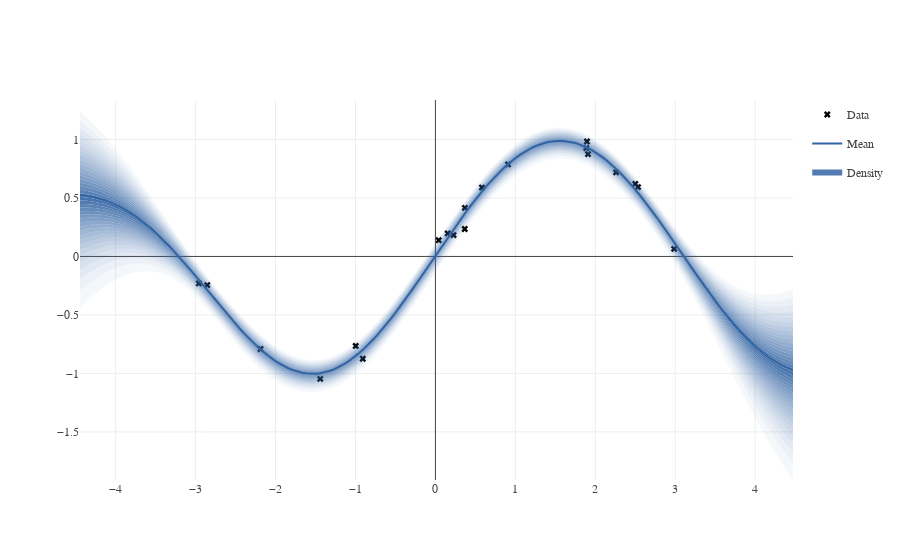

This figure's notebook cell:
### Markdown cell above
### New plotting of GPy 0.9 and later
The new plotting allows you to plot the density of a GP object more fine grained by plotting more percentiles of the distribution color coded by their opacity

### Code cell
display(m)
fig = m.plot(plot_density=True)
GPy.plotting.show(fig, filename='basic_gp_regression_density_notebook_optimized')

### Figure 1 — Plotly figure (JSON) as saved in the notebook; plotly's stock layout.template omitted (floating-point values rounded to 4 significant figures; data arrays with more than 128 entries replaced by an {"elided": "..."} marker saying what was removed)
{"data": [{"marker": {"color": "black", "symbol": "x"}, "mode": "markers", "name": "Data", "showlegend": true, "type": "scatter", "uid": "ea0b10a9-df0a-4169-878f-51e958239b98", "x": [0.9082, 1.887, 2.534, 2.5, 0.3666, -1.441, -0.9972, 2.987, 0.1536, 1.895, 0.5821, 0.04158, -0.9088, 0.2266, -2.96, 2.26, 0.3689, -2.854, 1.909, -2.188], "xaxis": "x", "y": [0.7864, 0.926, 0.593, 0.6207, 0.2344, -1.047, -0.7655, 0.06479, 0.1967, 0.9829, 0.589, 0.1387, -0.8748, 0.1828, -0.2311, 0.7192, 0.4155, -0.2451, 0.8746, -0.7913], "yaxis": "y"}, {"line": {"color": "#3465a4", "width": 2}, "mode": "lines", "name": "Mean", "showlegend": true, "type": "scatter", "uid": "0d486178-488d-43aa-a992-fb00810f6270", "x": {"elided": "200 float values"}, "xaxis": "x", "y": {"elided": "200 float values"}, "yaxis": "y"}, {"fill": "tonextx", "fillcolor": "rgba(52, 101, 164, 0.0)", "hoverinfo": "none", "legendgroup": "density", "line": {"color": "rgba(52, 101, 164, 0.0)", "smoothing": 0, "width": 1}, "mode": "none", "showlegend": false, "type": "scatter", "uid": "989d1da0-8a68-44ea-bb65-4f8c7c249d65", "x": {"elided": "200 float values"}, "xaxis": "x", "y": {"elided": "200 float values"}, "yaxis": "y"}, {"fill": "tonextx", "fillcolor": "rgba(52, 101, 164, 0.047368421052631525)", "hoverinfo": "none", "legendgroup": "density", "line": {"color": "rgba(52, 101, 164, 0.047368421052631525)", "smoothing": 0, "width": 1}, "mode": "none", "showlegend": false, "type": "scatter", "uid": "d36de739-c698-412b-8b3b-c6910945a2ab", "x": {"elided": "200 float values"}, "xaxis": "x", "y": {"elided": "200 float values"}, "yaxis": "y"}, {"fill": "tonextx", "fillcolor": "rgba(52, 101, 164, 0.09473684210526316)", "hoverinfo": "none", "legendgroup": "density", "line": {"color": "rgba(52, 101, 164, 0.09473684210526316)", "smoothing": 0, "width": 1}, "mode": "none", "showlegend": false, "type": "scatter", "uid": "3b24654c-b8df-4fb3-975d-db1061725bb8", "x": {"elided": "200 float values"}, "xaxis": "x", "y": {"elided": "200 float values"}, "yaxis": "y"}, {"fill": "tonextx", "fillcolor": "rgba(52, 101, 164, 0.1421052631578948)", "hoverinfo": "none", "legendgroup": "density", "line": {"color": "rgba(52, 101, 164, 0.1421052631578948)", "smoothing": 0, "width": 1}, "mode": "none", "showlegend": false, "type": "scatter", "uid": "971ae81e-d6f3-407a-8d2b-42b2dcd10299", "x": {"elided": "200 float values"}, "xaxis": "x", "y": {"elided": "200 float values"}, "yaxis": "y"}, {"fill": "tonextx", "fillcolor": "rgba(52, 101, 164, 0.18947368421052632)", "hoverinfo": "none", "legendgroup": "density", "line": {"color": "rgba(52, 101, 164, 0.18947368421052632)", "smoothing": 0, "width": 1}, "mode": "none", "showlegend": false, "type": "scatter", "uid": "cae35ed2-caca-4f78-83fb-630d78777200", "x": {"elided": "200 float values"}, "xaxis": "x", "y": {"elided": "200 float values"}, "yaxis": "y"}, {"fill": "tonextx", "fillcolor": "rgba(52, 101, 164, 0.23684210526315783)", "hoverinfo": "none", "legendgroup": "density", "line": {"color": "rgba(52, 101, 164, 0.23684210526315783)", "smoothing": 0, "width": 1}, "mode": "none", "showlegend": false, "type": "scatter", "uid": "23cc4980-67b6-4a29-a839-305dec390d80", "x": {"elided": "200 float values"}, "xaxis": "x", "y": {"elided": "200 float values"}, "yaxis": "y"}, {"fill": "tonextx", "fillcolor": "rgba(52, 101, 164, 0.28421052631578947)", "hoverinfo": "none", "legendgroup": "density", "line": {"color": "rgba(52, 101, 164, 0.28421052631578947)", "smoothing": 0, "width": 1}, "mode": "none", "showlegend": false, "type": "scatter", "uid": "b0ec2289-e3f9-4083-a3d8-7839e9c6db2c", "x": {"elided": "200 float values"}, "xaxis": "x", "y": {"elided": "200 float values"}, "yaxis": "y"}, {"fill": "tonextx", "fillcolor": "rgba(52, 101, 164, 0.3315789473684211)", "hoverinfo": "none", "legendgroup": "density", "line": {"color": "rgba(52, 101, 164, 0.3315789473684211)", "smoothing": 0, "width": 1}, "mode": "none", "showlegend": false, "type": "scatter", "uid": "7d074bc9-3b61-4af3-92ea-396b81cdcd9c", "x": {"elided": "200 float values"}, "xaxis": "x", "y": {"elided": "200 float values"}, "yaxis": "y"}, {"fill": "tonextx", "fillcolor": "rgba(52, 101, 164, 0.37894736842105264)", "hoverinfo": "none", "legendgroup": "density", "line": {"color": "rgba(52, 101, 164, 0.37894736842105264)", "smoothing": 0, "width": 1}, "mode": "none", "showlegend": false, "type": "scatter", "uid": "82352a44-9496-4350-9707-dc0312bb850d", "x": {"elided": "200 float values"}, "xaxis": "x", "y": {"elided": "200 float values"}, "yaxis": "y"}, {"fill": "tonextx", "fillcolor": "rgba(52, 101, 164, 0.42631578947368415)", "hoverinfo": "none", "legendgroup": "density", "line": {"color": "rgba(52, 101, 164, 0.42631578947368415)", "smoothing": 0, "width": 1}, "mode": "none", "showlegend": false, "type": "scatter", "uid": "4902672d-14c0-4a66-b886-22be86055c85", "x": {"elided": "200 float values"}, "xaxis": "x", "y": {"elided": "200 float values"}, "yaxis": "y"}, {"fill": "tonextx", "fillcolor": "rgba(52, 101, 164, 0.47368421052631576)", "hoverinfo": "none", "legendgroup": "density", "line": {"color": "rgba(52, 101, 164, 0.47368421052631576)", "smoothing": 0, "width": 1}, "mode": "none", "showlegend": false, "type": "scatter", "uid": "4d9c9668-8517-4fa5-9041-d69e5da9ac67", "x": {"elided": "200 float values"}, "xaxis": "x", "y": {"elided": "200 float values"}, "yaxis": "y"}, {"fill": "tonextx", "fillcolor": "rgba(52, 101, 164, 0.5210526315789474)", "hoverinfo": "none", "legendgroup": "density", "line": {"color": "rgba(52, 101, 164, 0.5210526315789474)", "smoothing": 0, "width": 1}, "mode": "none", "showlegend": false, "type": "scatter", "uid": "0175e3d2-1a86-495d-8761-3201b3cdb9d6", "x": {"elided": "200 float values"}, "xaxis": "x", "y": {"elided": "200 float values"}, "yaxis": "y"}, {"fill": "tonextx", "fillcolor": "rgba(52, 101, 164, 0.5684210526315789)", "hoverinfo": "none", "legendgroup": "density", "line": {"color": "rgba(52, 101, 164, 0.5684210526315789)", "smoothing": 0, "width": 1}, "mode": "none", "showlegend": false, "type": "scatter", "uid": "6c90caed-8185-4ab5-8294-0a78dec3f807", "x": {"elided": "200 float values"}, "xaxis": "x", "y": {"elided": "200 float values"}, "yaxis": "y"}, {"fill": "tonextx", "fillcolor": "rgba(52, 101, 164, 0.6157894736842104)", "hoverinfo": "none", "legendgroup": "density", "line": {"color": "rgba(52, 101, 164, 0.6157894736842104)", "smoothing": 0, "width": 1}, "mode": "none", "showlegend": false, "type": "scatter", "uid": "9fb42211-7ab5-4188-9f83-c7b7e561ac0f", "x": {"elided": "200 float values"}, "xaxis": "x", "y": {"elided": "200 float values"}, "yaxis": "y"}, {"fill": "tonextx", "fillcolor": "rgba(52, 101, 164, 0.6631578947368421)", "hoverinfo": "none", "legendgroup": "density", "line": {"color": "rgba(52, 101, 164, 0.6631578947368421)", "smoothing": 0, "width": 1}, "mode": "none", "showlegend": false, "type": "scatter", "uid": "327d16b3-9a13-4ff8-9349-d425461c9001", "x": {"elided": "200 float values"}, "xaxis": "x", "y": {"elided": "200 float values"}, "yaxis": "y"}, {"fill": "tonextx", "fillcolor": "rgba(52, 101, 164, 0.7105263157894737)", "hoverinfo": "none", "legendgroup": "density", "line": {"color": "rgba(52, 101, 164, 0.7105263157894737)", "smoothing": 0, "width": 1}, "mode": "none", "showlegend": false, "type": "scatter", "uid": "f4eea3e2-8669-41f1-a6e5-969133c0996c", "x": {"elided": "200 float values"}, "xaxis": "x", "y": {"elided": "200 float values"}, "yaxis": "y"}, {"fill": "tonextx", "fillcolor": "rgba(52, 101, 164, 0.7578947368421053)", "hoverinfo": "none", "legendgroup": "density", "line": {"color": "rgba(52, 101, 164, 0.7578947368421053)", "smoothing": 0, "width": 1}, "mode": "none", "showlegend": false, "type": "scatter", "uid": "45e0c1d3-00ed-4ff4-8c61-8496d258ccef", "x": {"elided": "200 float values"}, "xaxis": "x", "y": {"elided": "200 float values"}, "yaxis": "y"}, {"fill": "tonextx", "fillcolor": "rgba(52, 101, 164, 0.8052631578947368)", "hoverinfo": "none", "legendgroup": "density", "line": {"color": "rgba(52, 101, 164, 0.8052631578947368)", "smoothing": 0, "width": 1}, "mode": "none", "showlegend": false, "type": "scatter", "uid": "23e6a088-40e8-4ade-8066-229182f3df8f", "x": {"elided": "200 float values"}, "xaxis": "x", "y": {"elided": "200 float values"}, "yaxis": "y"}, {"fill": "tonextx", "fillcolor": "rgba(52, 101, 164, 0.8526315789473684)", "hoverinfo": "none", "legendgroup": "density", "line": {"color": "rgba(52, 101, 164, 0.8526315789473684)", "smoothing": 0, "width": 1}, "mode": "none", "showlegend": false, "type": "scatter", "uid": "b75aa416-4846-413f-a010-8058e2c207cc", "x": {"elided": "200 float values"}, "xaxis": "x", "y": {"elided": "200 float values"}, "yaxis": "y"}, {"fill": "tonextx", "fillcolor": "rgba(52, 101, 164, 0.9)", "hoverinfo": "none", "legendgroup": "density", "line": {"color": "rgba(52, 101, 164, 0.9)", "smoothing": 0, "width": 1}, "mode": "none", "showlegend": false, "type": "scatter", "uid": "2e6bf88e-5f9c-4cff-9603-55a5e2d0f47e", "x": {"elided": "200 float values"}, "xaxis": "x", "y": {"elided": "200 float values"}, "yaxis": "y"}, {"fill": "tonextx", "fillcolor": "rgba(52, 101, 164, 0.8526315789473685)", "hoverinfo": "none", "legendgroup": "density", "line": {"smoothing": 0, "width": 0}, "mode": "none", "name": "Density", "showlegend": true, "type": "scatter", "uid": "0ee6197e-ce38-443e-88ba-fe86c5b84003", "x": {"elided": "200 float values"}, "xaxis": "x", "y": {"elided": "200 float values"}, "yaxis": "y"}, {"fill": "tonextx", "fillcolor": "rgba(52, 101, 164, 0.805263157894737)", "hoverinfo": "none", "legendgroup": "density", "line": {"color": "rgba(52, 101, 164, 0.805263157894737)", "smoothing": 0, "width": 1}, "mode": "none", "showlegend": false, "type": "scatter", "uid": "d962a64a-5c51-4256-86ee-f50ee06c9a14", "x": {"elided": "200 float values"}, "xaxis": "x", "y": {"elided": "200 float values"}, "yaxis": "y"}, {"fill": "tonextx", "fillcolor": "rgba(52, 101, 164, 0.7578947368421053)", "hoverinfo": "none", "legendgroup": "density", "line": {"color": "rgba(52, 101, 164, 0.7578947368421053)", "smoothing": 0, "width": 1}, "mode": "none", "showlegend": false, "type": "scatter", "uid": "97757d8f-de0a-4080-b5e9-ca2bb2f04a1d", "x": {"elided": "200 float values"}, "xaxis": "x", "y": {"elided": "200 float values"}, "yaxis": "y"}, {"fill": "tonextx", "fillcolor": "rgba(52, 101, 164, 0.7105263157894737)", "hoverinfo": "none", "legendgroup": "density", "line": {"color": "rgba(52, 101, 164, 0.7105263157894737)", "smoothing": 0, "width": 1}, "mode": "none", "showlegend": false, "type": "scatter", "uid": "ba6d6024-19cb-4e62-ac53-177044e6ae41", "x": {"elided": "200 float values"}, "xaxis": "x", "y": {"elided": "200 float values"}, "yaxis": "y"}, {"fill": "tonextx", "fillcolor": "rgba(52, 101, 164, 0.6631578947368422)", "hoverinfo": "none", "legendgroup": "density", "line": {"color": "rgba(52, 101, 164, 0.6631578947368422)", "smoothing": 0, "width": 1}, "mode": "none", "showlegend": false, "type": "scatter", "uid": "91f8962a-06bb-4346-8bac-9c64827e0979", "x": {"elided": "200 float values"}, "xaxis": "x", "y": {"elided": "200 float values"}, "yaxis": "y"}, {"fill": "tonextx", "fillcolor": "rgba(52, 101, 164, 0.6157894736842107)", "hoverinfo": "none", "legendgroup": "density", "line": {"color": "rgba(52, 101, 164, 0.6157894736842107)", "smoothing": 0, "width": 1}, "mode": "none", "showlegend": false, "type": "scatter", "uid": "538003d8-5672-4b1d-ba10-383ea9c4c5b0", "x": {"elided": "200 float values"}, "xaxis": "x", "y": {"elided": "200 float values"}, "yaxis": "y"}, {"fill": "tonextx", "fillcolor": "rgba(52, 101, 164, 0.5684210526315792)", "hoverinfo": "none", "legendgroup": "density", "line": {"color": "rgba(52, 101, 164, 0.5684210526315792)", "smoothing": 0, "width": 1}, "mode": "none", "showlegend": false, "type": "scatter", "uid": "31baa2a7-aacd-4020-9180-2de54efc2a39", "x": {"elided": "200 float values"}, "xaxis": "x", "y": {"elided": "200 float values"}, "yaxis": "y"}, {"fill": "tonextx", "fillcolor": "rgba(52, 101, 164, 0.5210526315789474)", "hoverinfo": "none", "legendgroup": "density", "line": {"color": "rgba(52, 101, 164, 0.5210526315789474)", "smoothing": 0, "width": 1}, "mode": "none", "showlegend": false, "type": "scatter", "uid": "ad77bd8b-e451-474c-a6bb-42a0221c6e14", "x": {"elided": "200 float values"}, "xaxis": "x", "y": {"elided": "200 float values"}, "yaxis": "y"}, {"fill": "tonextx", "fillcolor": "rgba(52, 101, 164, 0.4736842105263159)", "hoverinfo": "none", "legendgroup": "density", "line": {"color": "rgba(52, 101, 164, 0.4736842105263159)", "smoothing": 0, "width": 1}, "mode": "none", "showlegend": false, "type": "scatter", "uid": "1b7defbb-69ee-4433-91e6-b26e91596e21", "x": {"elided": "200 float values"}, "xaxis": "x", "y": {"elided": "200 float values"}, "yaxis": "y"}, {"fill": "tonextx", "fillcolor": "rgba(52, 101, 164, 0.42631578947368437)", "hoverinfo": "none", "legendgroup": "density", "line": {"color": "rgba(52, 101, 164, 0.42631578947368437)", "smoothing": 0, "width": 1}, "mode": "none", "showlegend": false, "type": "scatter", "uid": "f1b8e02d-341e-4f41-96a8-c10488d7f147", "x": {"elided": "200 float values"}, "xaxis": "x", "y": {"elided": "200 float values"}, "yaxis": "y"}, {"fill": "tonextx", "fillcolor": "rgba(52, 101, 164, 0.37894736842105264)", "hoverinfo": "none", "legendgroup": "density", "line": {"color": "rgba(52, 101, 164, 0.37894736842105264)", "smoothing": 0, "width": 1}, "mode": "none", "showlegend": false, "type": "scatter", "uid": "393accb1-a5ef-4a7c-b73c-c9714958ac19", "x": {"elided": "200 float values"}, "xaxis": "x", "y": {"elided": "200 float values"}, "yaxis": "y"}, {"fill": "tonextx", "fillcolor": "rgba(52, 101, 164, 0.3315789473684211)", "hoverinfo": "none", "legendgroup": "density", "line": {"color": "rgba(52, 101, 164, 0.3315789473684211)", "smoothing": 0, "width": 1}, "mode": "none", "showlegend": false, "type": "scatter", "uid": "47732aa1-34e2-447a-8dae-8b5b9fc3f0e5", "x": {"elided": "200 float values"}, "xaxis": "x", "y": {"elided": "200 float values"}, "yaxis": "y"}, {"fill": "tonextx", "fillcolor": "rgba(52, 101, 164, 0.2842105263157896)", "hoverinfo": "none", "legendgroup": "density", "line": {"color": "rgba(52, 101, 164, 0.2842105263157896)", "smoothing": 0, "width": 1}, "mode": "none", "showlegend": false, "type": "scatter", "uid": "300e8f2c-eb38-4558-92c4-e36cf7fbddc9", "x": {"elided": "200 float values"}, "xaxis": "x", "y": {"elided": "200 float values"}, "yaxis": "y"}, {"fill": "tonextx", "fillcolor": "rgba(52, 101, 164, 0.23684210526315805)", "hoverinfo": "none", "legendgroup": "density", "line": {"color": "rgba(52, 101, 164, 0.23684210526315805)", "smoothing": 0, "width": 1}, "mode": "none", "showlegend": false, "type": "scatter", "uid": "b76d7293-22dc-4223-a982-3a6aca98fa38", "x": {"elided": "200 float values"}, "xaxis": "x", "y": {"elided": "200 float values"}, "yaxis": "y"}, {"fill": "tonextx", "fillcolor": "rgba(52, 101, 164, 0.18947368421052652)", "hoverinfo": "none", "legendgroup": "density", "line": {"color": "rgba(52, 101, 164, 0.18947368421052652)", "smoothing": 0, "width": 1}, "mode": "none", "showlegend": false, "type": "scatter", "uid": "b7dd4bbc-deed-45c1-96fd-c496a5be1d03", "x": {"elided": "200 float values"}, "xaxis": "x", "y": {"elided": "200 float values"}, "yaxis": "y"}, {"fill": "tonextx", "fillcolor": "rgba(52, 101, 164, 0.1421052631578948)", "hoverinfo": "none", "legendgroup": "density", "line": {"color": "rgba(52, 101, 164, 0.1421052631578948)", "smoothing": 0, "width": 1}, "mode": "none", "showlegend": false, "type": "scatter", "uid": "50944e73-5b0b-45ba-abdf-bf34ecc2f086", "x": {"elided": "200 float values"}, "xaxis": "x", "y": {"elided": "200 float values"}, "yaxis": "y"}, {"fill": "tonextx", "fillcolor": "rgba(52, 101, 164, 0.09473684210526326)", "hoverinfo": "none", "legendgroup": "density", "line": {"color": "rgba(52, 101, 164, 0.09473684210526326)", "smoothing": 0, "width": 1}, "mode": "none", "showlegend": false, "type": "scatter", "uid": "80cf703f-2565-4039-a269-6735604c83d4", "x": {"elided": "200 float values"}, "xaxis": "x", "y": {"elided": "200 float values"}, "yaxis": "y"}, {"fill": "tonextx", "fillcolor": "rgba(52, 101, 164, 0.047368421052631726)", "hoverinfo": "none", "legendgroup": "density", "line": {"color": "rgba(52, 101, 164, 0.047368421052631726)", "smoothing": 0, "width": 1}, "mode": "none", "showlegend": false, "type": "scatter", "uid": "88ac947f-7a13-4396-ac73-d3ac964f252d", "x": {"elided": "200 float values"}, "xaxis": "x", "y": {"elided": "200 float values"}, "yaxis": "y"}, {"fill": "tonextx", "fillcolor": "rgba(52, 101, 164, 0.0)", "hoverinfo": "none", "legendgroup": "density", "line": {"color": "rgba(52, 101, 164, 0.0)", "smoothing": 0, "width": 1}, "mode": "none", "showlegend": false, "type": "scatter", "uid": "4cc514bd-bda3-4e61-97f4-ecfc5629444f", "x": {"elided": "200 float values"}, "xaxis": "x", "y": {"elided": "200 float values"}, "yaxis": "y"}], "layout": {"font": {"family": "Raleway, sans-serif"}, "showlegend": true, "xaxis": {"anchor": "y", "domain": [0, 1]}, "yaxis": {"anchor": "x", "domain": [0, 1]}}}
